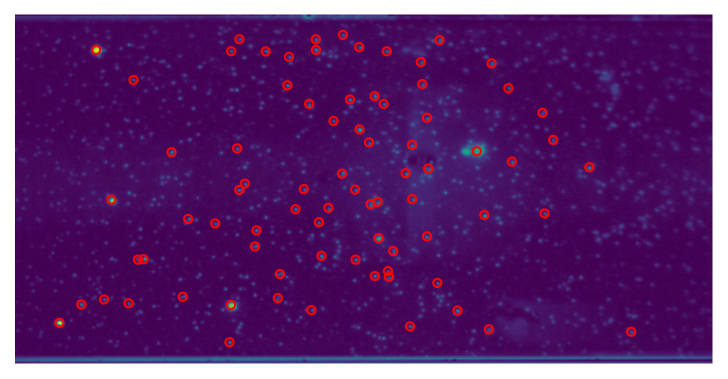
#> input picture output.png, 1455 x 757 px (shown at 1/2 size); its folder holds only this picture in this run
$ jupyter execute --allow-errors Overlay_channels_colocolization.ipynb
#> lines starting #> are read from the running program, lines starting #| are printed output that depends on the picture
[cell 1]
import os
import copy
import os.path
import cv2
import tkinter as tk
import tkinter.filedialog as fd
from PIL import Image, ImageEnhance
from skimage import transform, img_as_int, exposure, img_as_ubyte
import skimage.io as io
import skimage as si
import tkinter.messagebox as mb
import numpy as np
import matplotlib.pyplot as plt
from skimage.feature import blob_log, blob_doh, blob_dog
from scipy import ndimage, spatial
from cmath import inf
import sys
import numpy as np
from scipy.optimize import curve_fit
import json
from Bio import SeqIO
from skimage.filters import gaussian
import pandas as pd
from skimage.feature import peak_local_max
from sklearn.metrics import mean_squared_error
from numpy.linalg import norm
from math import floor, ceil, exp
from skimage.registration import phase_cross_correlation
from scipy import ndimage as ndi
from scipy.io import savemat
import Polywarp
import itertools
import scipy.spatial
import star
from skimage.restoration import rolling_ball
from skimage.restoration import ellipsoid_kernel


root = tk.Tk()
root.attributes("-topmost", True)
root.withdraw()

[cell 2]
#Instead of calculating the bead mapping we can load the transformation generated with channel_map


tr_G2R = transform.PolynomialTransform()
file_path = fd.askopenfilename(title = "Choose the forward transform file", initialdir = "C:/Users/Anton/Documents/Jupyter home/ExampleData/Test_folder/220717_FC_Nano_200nm_Multicolor/original")
#> the answer given: ../output.png
#> (the rest of this cell did not finish here and is left out)

[cell 3]
file_path = fd.askopenfilename(title = "Choose the tiff file", initialdir = "D:/MUSCLE paper/2024-03-07 Cas9 PEG/after")
#> the answer given: ../output.png
base, extension = os.path.splitext(file_path)

# Insert the suffix and recombine with the extension
red_filename = f"{base}{'_red'}{extension}"
green_filename = f"{base}{'_green'}{extension}"
rb_rad = 20
img_smFRET = io.imread(file_path)
#> img_smFRET is the input picture: shape (757, 1455, 4); mean R, G, B, A 93.3, 39.4, 110.8, 225.4
img_smFRET = img_smFRET.astype("ushort")
red = img_smFRET[:,256:,:]
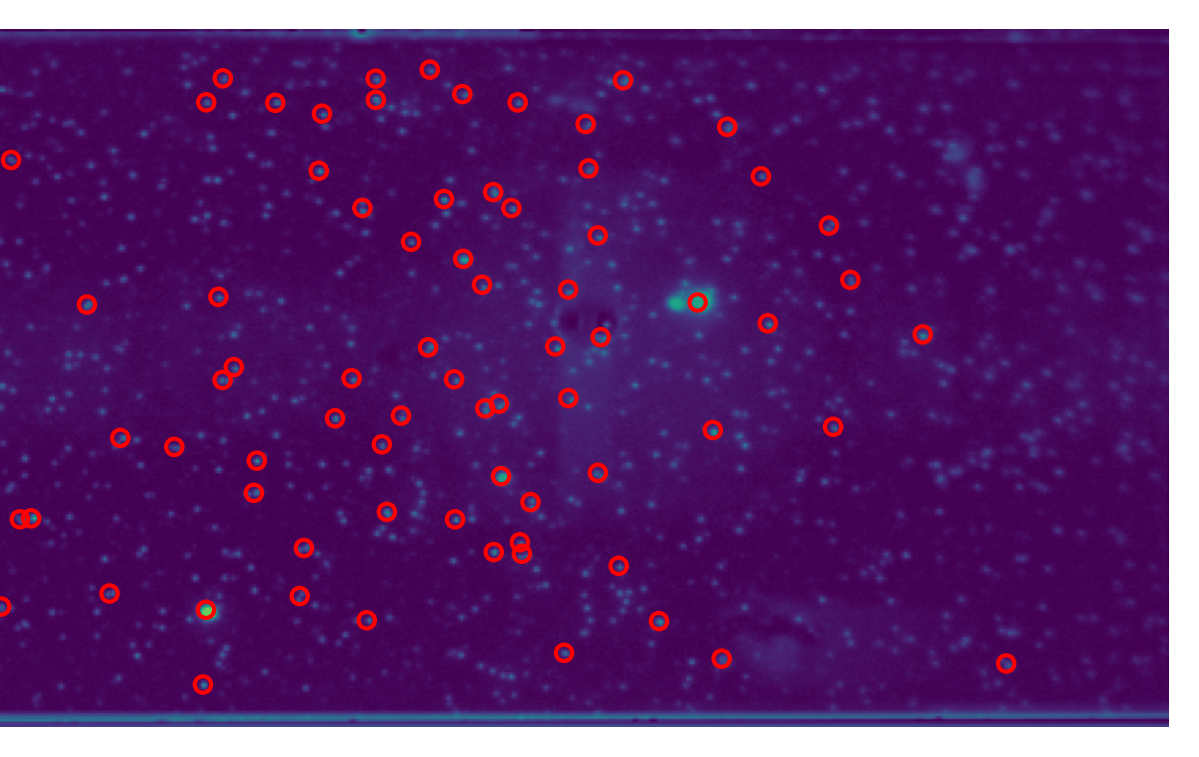
#> red: shape (757, 1199, 4) uint16; mean R, G, B, A 90.9, 36.2, 108.7, 229.2; transparent parts drawn white
green = img_smFRET[:,:256,:]
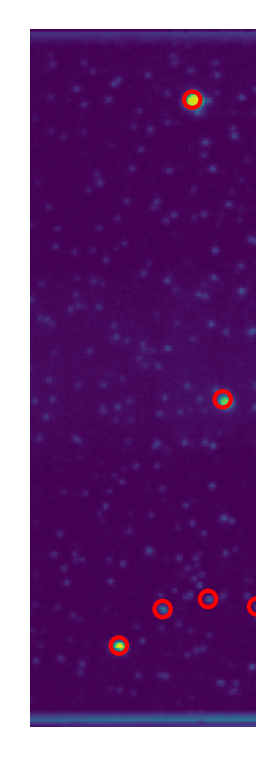
#> green: shape (757, 256, 4) uint16; mean R, G, B, A 104.5, 54.1, 120.6, 207.6; transparent parts drawn white
red = red - rolling_ball(red, kernel=ellipsoid_kernel((1, rb_rad, rb_rad),0.1))
green = green - rolling_ball(green, kernel=ellipsoid_kernel((1, rb_rad, rb_rad),0.1))

for z in range(green.shape[0]):
    # Apply the warp transformation to each frame
    green[z] = transform.warp(green[z], tr_R2G, preserve_range=True)


io.imsave(red_filename, red)
io.imsave(green_filename, green.astype("ushort"))
